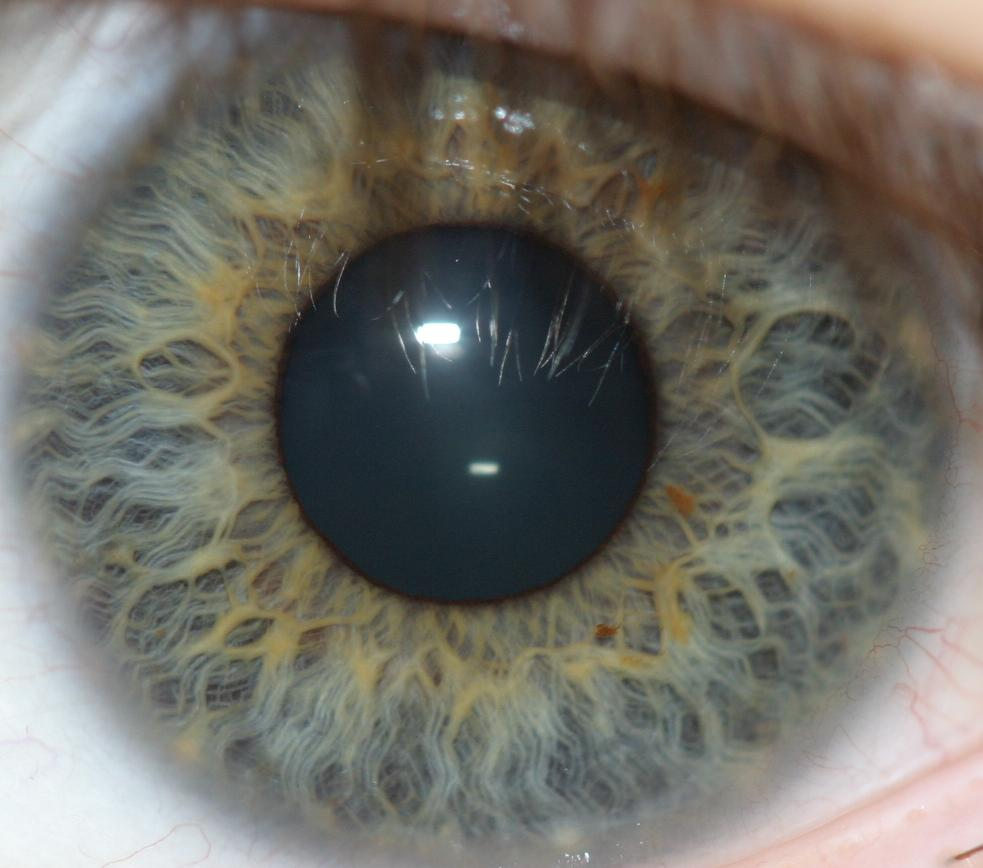
#> input picture test_image.png, 983 x 868 px
$ python -i irisDetection.py   (imports and definitions only)
#> lines starting #> are read from the running program, lines starting #| are printed output that depends on the picture; after the words box and inside, x2 and y2 are one past the last pixel; in counts of white or black regions, pixels touching at a corner belong together
import numpy as np
import os
from cv2 import cv2
from math import hypot
from PIL import Image
import matplotlib.pyplot as plt

class irisDetector:
    def __init__(self, img):
        img = img.convert('RGB')
        img = np.array(img)
        self.img = img[:, :, ::-1].copy()

    def run(self):
        original_image = self.img.copy()
        # Grabcut
        self.img = self.grab_cut(self.img.copy())
        # Get Inverted Greyscale Image
        self.img = cv2.cvtColor(self.img.copy(), cv2.COLOR_BGR2GRAY)
        gsInvertedImg = cv2.bitwise_not(self.img.copy())
        # Enhance black pixel intensities
        bhImage = self.blackHat(gsInvertedImg.copy())
        # Remove surface relection
        self.img = self.rmReflection(gsInvertedImg.copy(),bhImage.copy())
        # Edge Detection(?)
        self.img = self.canny_edge(self.img.copy())

        circles = self.hough_circle(self.img.copy())
        if circles is not None:
            inner_circle = self.draw_circle(circles,original_image)
            self.img = original_image
            x = self.img.shape[0]
            y = self.img.shape[1]
            self.crop_image(x,y,inner_circle,original_image)
            return True
        else:
            return False

    # Finds foreground against background
    def grab_cut(self,raw_image):
        number_of_interation = 5
        channel_mask = np.zeros((raw_image.shape[0], raw_image.shape[1]), np.uint8)
        region_of_interest = (50, 50, 450, 290)
        background_model = np.zeros((1,65),np.float64)
        foreground_model = np.zeros((1,65),np.float64)
        mode_of_operation = cv2.GC_INIT_WITH_RECT
        cv2.grabCut(raw_image, channel_mask, region_of_interest, background_model, foreground_model, number_of_interation, mode_of_operation)
        normalization_mask = np.where((channel_mask == 2)|(channel_mask == 0), 0, 1).astype('uint8')
        removed_background_image = raw_image * (normalization_mask[:,:,np.newaxis])
        return removed_background_image

    def blackHat(self,img):
        return cv2.morphologyEx(img, cv2.MORPH_BLACKHAT, np.ones((5, 5), np.uint8))

    def rmReflection(self,bhImage,gsInvertedImg):
        img = cv2.add(gsInvertedImg, bhImage)
        return cv2.equalizeHist(cv2.medianBlur(img,5))

    def canny_edge(self,img):
        region_of_interest = cv2.bitwise_not(img)
        mode_of_operation = cv2.THRESH_BINARY_INV
        _, thresholded_image = cv2.threshold(region_of_interest, 50, 255, mode_of_operation)
        return cv2.Canny(thresholded_image, 200, 100)

    def hough_circle(self,img):
        mode_of_operation = cv2.HOUGH_GRADIENT
        return cv2.HoughCircles(img, mode_of_operation, 1, 20, param1 = 200, param2 = 20, minRadius = 0)

    def draw_circle(self,circles,img):
        inner_circle = np.uint16(np.around(circles[0][0])).tolist()
        self.iris_circle = inner_circle
        cv2.circle(img, (inner_circle[0], inner_circle[1]), inner_circle[2], (0, 255, 0), 1)
        return inner_circle

    def crop_image(self,x,y,inner_circle,img):
        for j in range(x):
            for k in range(y):
                if hypot(k - inner_circle[0], j - inner_circle[1]) >= inner_circle[2]:
                    img[j, k] = 0
        self.img = img

    def getImage(self):
        return Image.fromarray(cv2.cvtColor(self.img, cv2.COLOR_BGR2RGB))

    def getIrisCircle(self):
        return self.iris_circle

>>> from PIL import Image
>>> picture = Image.open('test_image.png')
#> picture is the input picture: PIL image 983x868 RGB; mean R, G, B 111.8, 109.9, 102.3
>>> result = irisDetector(picture).run()
#> in grab_cut, `removed_background_image = raw_image * (normalization_mask[:,:,np.newa..`:
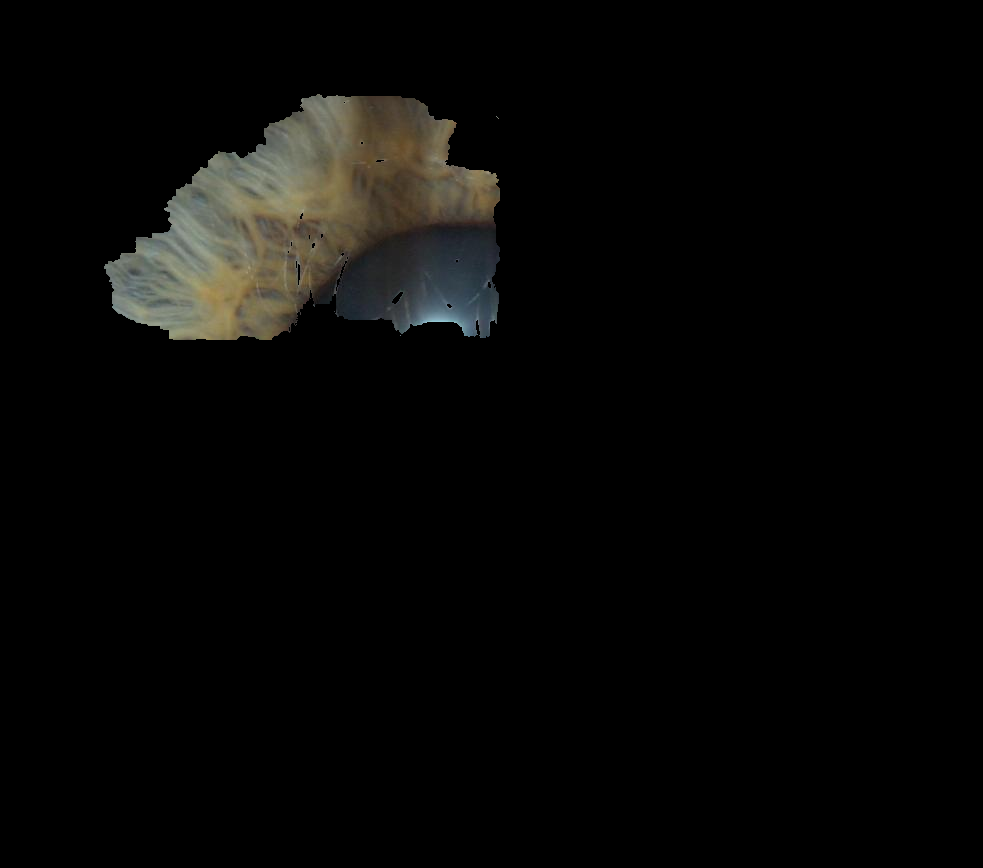
#> removed_background_image: shape (868, 983, 3); mean B, G, R 6.3, 7.5, 7.8
#> in run, `self.img = cv2.cvtColor(self.img.copy(), cv2.COLOR_BGR2GRAY)`:
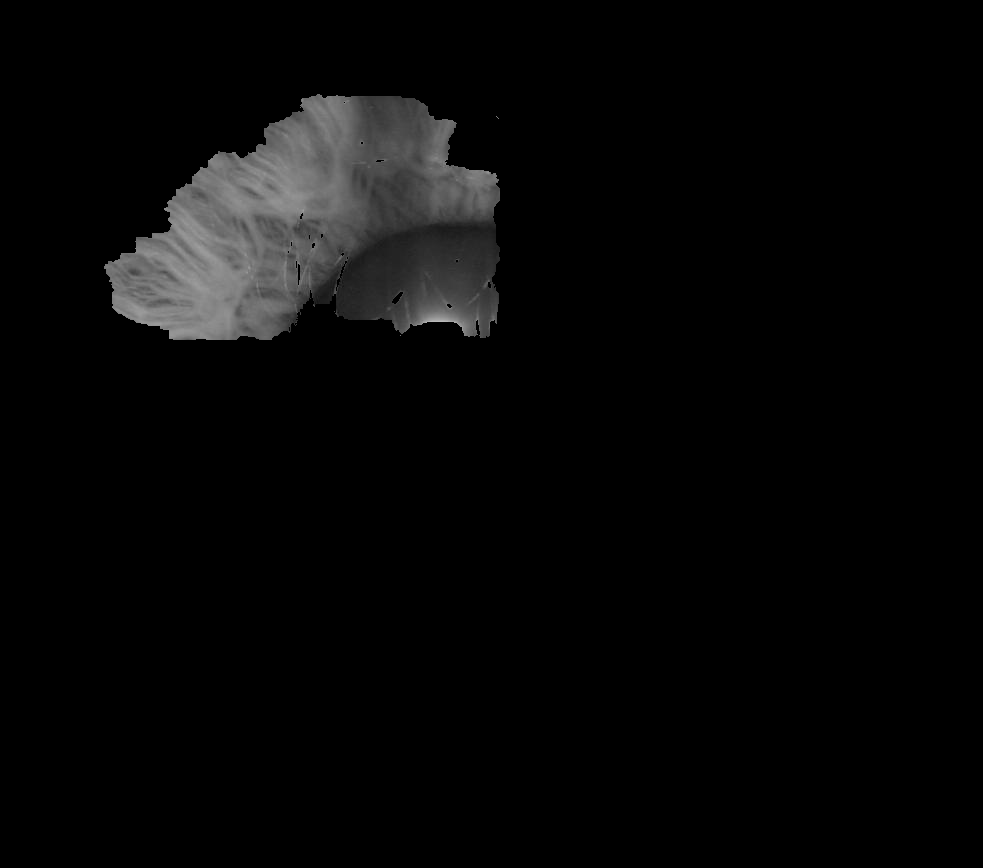
#> self.img: shape (868, 983); min 0, max 187, mean 7.5
#> in run, `gsInvertedImg = cv2.bitwise_not(self.img.copy())`:
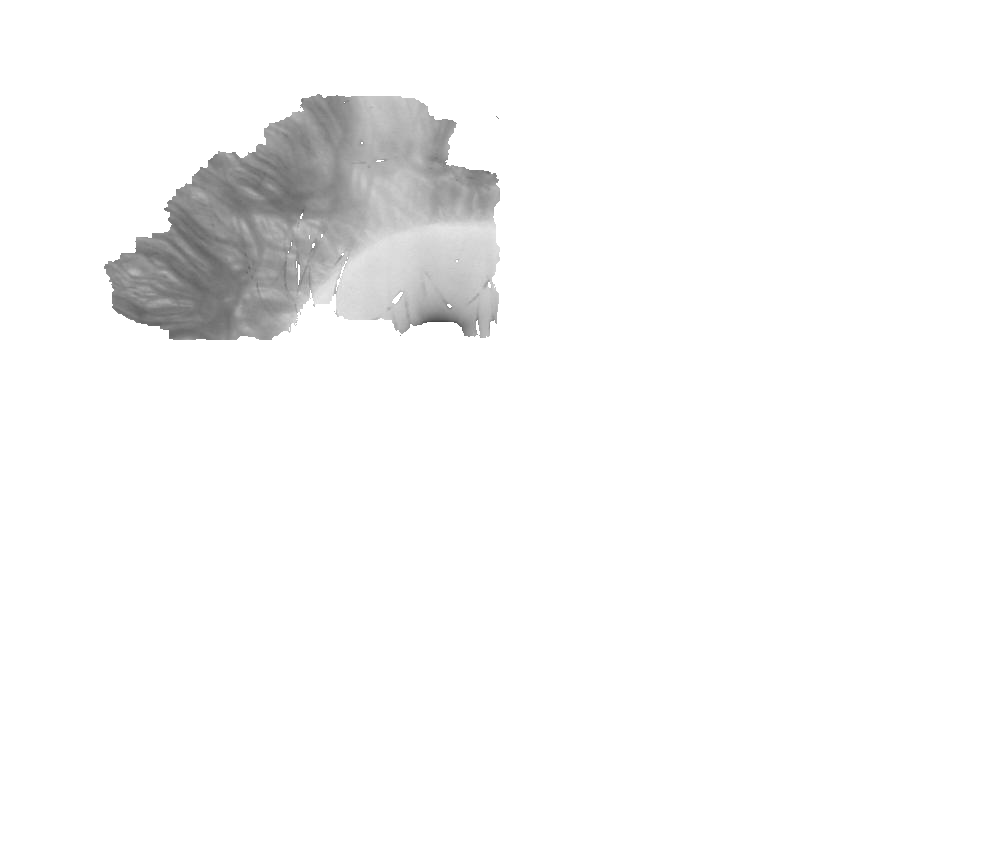
#> gsInvertedImg: shape (868, 983); min 68, max 255, mean 247.5
#> in canny_edge, `region_of_interest = cv2.bitwise_not(img)`:
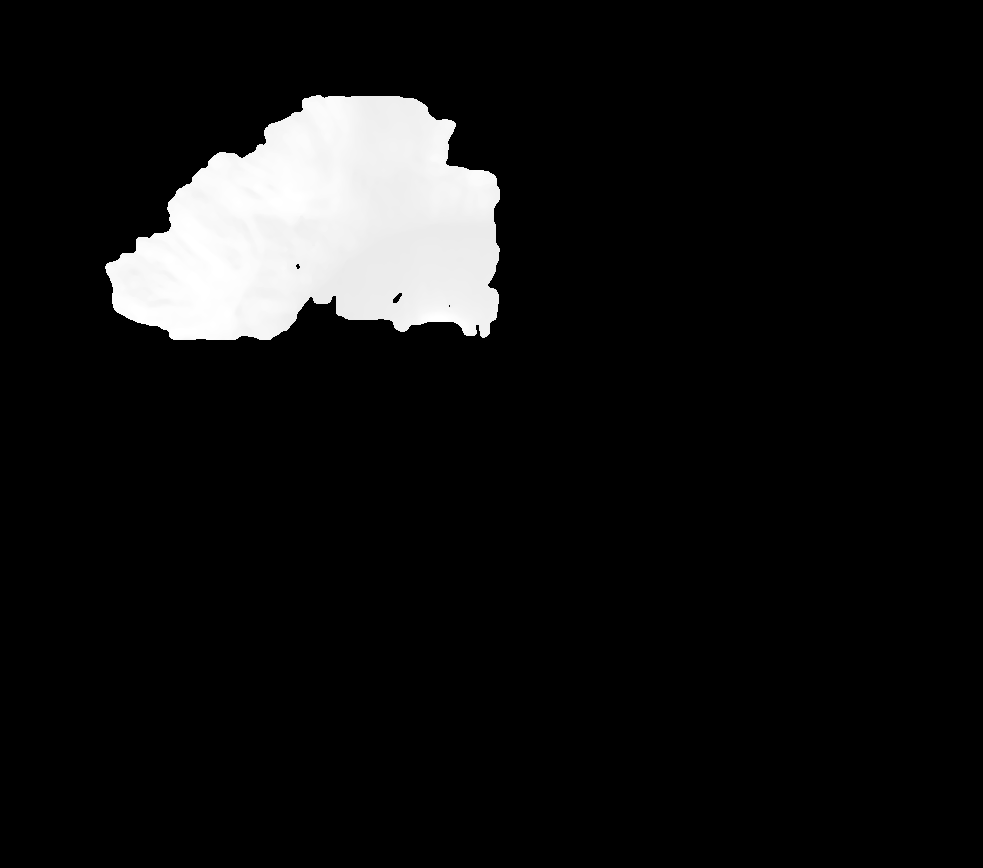
#> region_of_interest: shape (868, 983); min 0, max 255, mean 19.7
#> in canny_edge, `_, thresholded_image = cv2.threshold(region_of_interest, 50, 255, mode..`: thresholded_image: shape (868, 983); 92% white; 1 black region, box (x1, y1, x2, y2) and area: (105, 95, 500, 340) 68673
#> in canny_edge, `return cv2.Canny(thresholded_image, 200, 100)`:
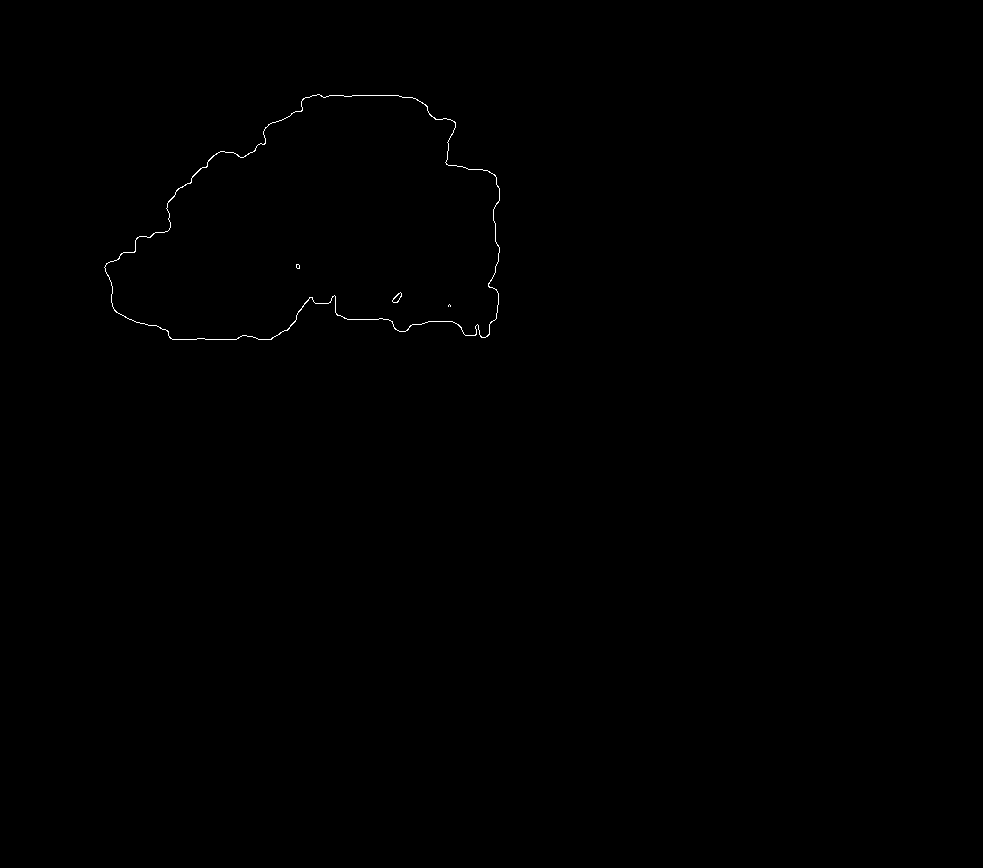
#> returned value: shape (868, 983); 0.16% white in thin lines or dots, all inside (x1, y1, x2, y2) = (104, 94, 500, 340)
#> in run, `circles = self.hough_circle(self.img.copy())`: circles = [[449.5, 297.5, 49.6], [362.5, 267.5, 52.2]]
#> in draw_circle, `inner_circle = np.uint16(np.around(circles[0][0])).tolist()`: inner_circle = [450, 298, 50]
#> result = True
